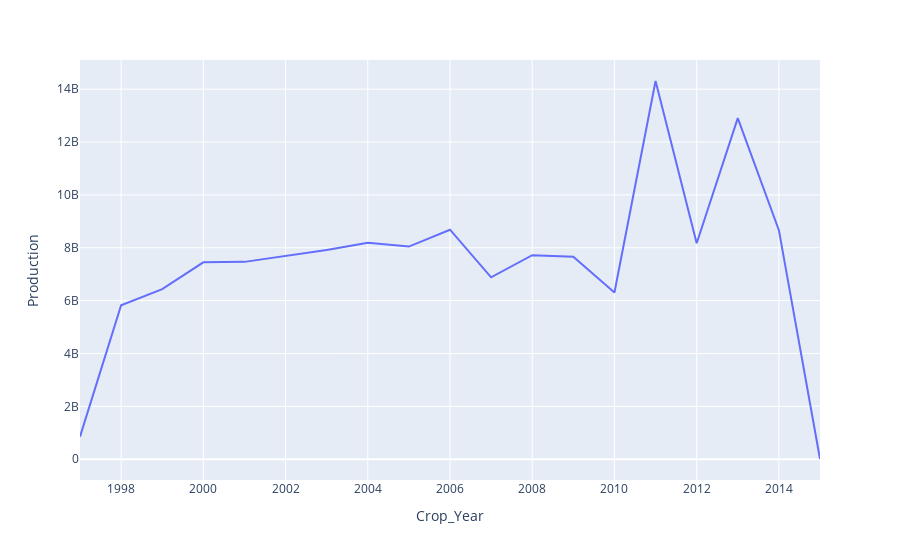

The cell this chart's notebook holds for it:
### Code cell
overall_year=df.groupby(by='Crop_Year')['Production'].sum().reset_index()
px.line(overall_year,'Crop_Year','Production')

### Figure 1 — Plotly figure (JSON) as saved in the notebook; plotly's stock layout.template omitted (floating-point values rounded to 4 significant figures)
{"data": [{"hovertemplate": "Crop_Year=%{x}<br>Production=%{y}<extra></extra>", "legendgroup": "", "line": {"color": "#636efa", "dash": "solid"}, "marker": {"symbol": "circle"}, "mode": "lines", "name": "", "orientation": "v", "showlegend": false, "type": "scatter", "x": [1997, 1998, 1999, 2000, 2001, 2002, 2003, 2004, 2005, 2006, 2007, 2008, 2009, 2010, 2011, 2012, 2013, 2014, 2015], "xaxis": "x", "y": [851232906, 5825000000.0, 6435000000.0, 7450000000.0, 7466000000.0, 7697000000.0, 7918000000.0, 8189000000.0, 8044000000.0, 8682000000.0, 6879000000.0, 7717000000.0, 7660000000.0, 6308000000.0, 14310000000.0, 8171000000.0, 12900000000.0, 8665000000.0, 6935000.0], "yaxis": "y"}], "layout": {"autosize": true, "legend": {"tracegroupgap": 0}, "margin": {"t": 60}, "xaxis": {"anchor": "y", "autorange": true, "domain": [0, 1], "range": [1997, 2015], "title": {"text": "Crop_Year"}, "type": "linear"}, "yaxis": {"anchor": "x", "autorange": true, "domain": [0, 1], "range": [-787600000.0, 15100000000.0], "title": {"text": "Production"}, "type": "linear"}}}
